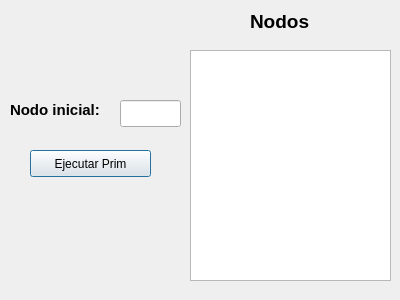
<?xml version="1.0" encoding="UTF-8"?>
<ui version="4.0">
 <class>PrimInitial</class>
 <widget class="QDialog" name="PrimInitial">
  <property name="geometry">
   <rect>
    <x>0</x>
    <y>0</y>
    <width>400</width>
    <height>300</height>
   </rect>
  </property>
  <property name="windowTitle">
   <string>Dialog</string>
  </property>
  <widget class="QPlainTextEdit" name="nodes">
   <property name="geometry">
    <rect>
     <x>190</x>
     <y>50</y>
     <width>201</width>
     <height>231</height>
    </rect>
   </property>
   <property name="readOnly">
    <bool>true</bool>
   </property>
  </widget>
  <widget class="QPushButton" name="execute">
   <property name="geometry">
    <rect>
     <x>30</x>
     <y>150</y>
     <width>121</width>
     <height>27</height>
    </rect>
   </property>
   <property name="text">
    <string>Ejecutar Prim</string>
   </property>
  </widget>
  <widget class="QLabel" name="label_2">
   <property name="geometry">
    <rect>
     <x>10</x>
     <y>100</y>
     <width>111</width>
     <height>21</height>
    </rect>
   </property>
   <property name="text">
    <string>&lt;html&gt;&lt;head/&gt;&lt;body&gt;&lt;p&gt;&lt;span style=&quot; font-size:11pt; font-weight:600;&quot;&gt;Nodo inicial:&lt;/span&gt;&lt;/p&gt;&lt;/body&gt;&lt;/html&gt;</string>
   </property>
  </widget>
  <widget class="QLineEdit" name="initial">
   <property name="geometry">
    <rect>
     <x>120</x>
     <y>100</y>
     <width>61</width>
     <height>27</height>
    </rect>
   </property>
  </widget>
  <widget class="QLabel" name="label0_2">
   <property name="geometry">
    <rect>
     <x>250</x>
     <y>10</y>
     <width>71</width>
     <height>21</height>
    </rect>
   </property>
   <property name="text">
    <string>&lt;html&gt;&lt;head/&gt;&lt;body&gt;&lt;p&gt;&lt;span style=&quot; font-size:14pt; font-weight:600;&quot;&gt;Nodos&lt;/span&gt;&lt;/p&gt;&lt;/body&gt;&lt;/html&gt;</string>
   </property>
  </widget>
 </widget>
 <resources/>
 <connections/>
</ui>
